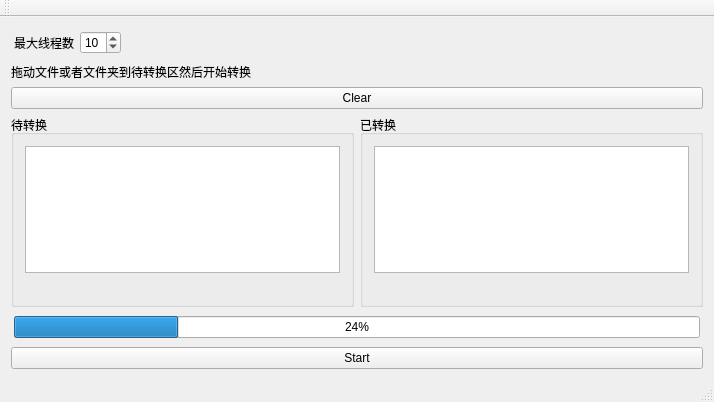
<?xml version="1.0" encoding="UTF-8"?>
<ui version="4.0">
 <class>MainWindow</class>
 <widget class="QMainWindow" name="MainWindow">
  <property name="geometry">
   <rect>
    <x>0</x>
    <y>0</y>
    <width>714</width>
    <height>402</height>
   </rect>
  </property>
  <property name="acceptDrops">
   <bool>false</bool>
  </property>
  <property name="windowTitle">
   <string>QPngWarningRemover</string>
  </property>
  <widget class="QWidget" name="centralWidget">
   <layout class="QVBoxLayout" name="verticalLayout_3">
    <item>
     <layout class="QHBoxLayout" name="horizontalLayout_2">
      <property name="leftMargin">
       <number>3</number>
      </property>
      <property name="topMargin">
       <number>3</number>
      </property>
      <property name="rightMargin">
       <number>3</number>
      </property>
      <property name="bottomMargin">
       <number>3</number>
      </property>
      <item>
       <widget class="QLabel" name="label_2">
        <property name="text">
         <string>最大线程数</string>
        </property>
       </widget>
      </item>
      <item>
       <widget class="QSpinBox" name="spinBox_max_thread">
        <property name="minimum">
         <number>1</number>
        </property>
        <property name="value">
         <number>10</number>
        </property>
       </widget>
      </item>
      <item>
       <spacer name="horizontalSpacer">
        <property name="orientation">
         <enum>Qt::Horizontal</enum>
        </property>
        <property name="sizeHint" stdset="0">
         <size>
          <width>40</width>
          <height>20</height>
         </size>
        </property>
       </spacer>
      </item>
     </layout>
    </item>
    <item>
     <widget class="QLabel" name="label">
      <property name="text">
       <string>拖动文件或者文件夹到待转换区然后开始转换</string>
      </property>
     </widget>
    </item>
    <item>
     <widget class="QPushButton" name="pushButton_clear">
      <property name="text">
       <string>Clear</string>
      </property>
     </widget>
    </item>
    <item>
     <layout class="QHBoxLayout" name="horizontalLayout">
      <item>
       <widget class="QGroupBox" name="groupBox_wait">
        <property name="acceptDrops">
         <bool>true</bool>
        </property>
        <property name="title">
         <string>待转换</string>
        </property>
        <layout class="QVBoxLayout" name="verticalLayout">
         <item>
          <widget class="QListWidget" name="listWidget_wait">
           <property name="wordWrap">
            <bool>true</bool>
           </property>
          </widget>
         </item>
         <item>
          <widget class="QLabel" name="label_wait_count">
           <property name="text">
            <string/>
           </property>
          </widget>
         </item>
        </layout>
       </widget>
      </item>
      <item>
       <widget class="QGroupBox" name="groupBox_2">
        <property name="title">
         <string>已转换</string>
        </property>
        <layout class="QVBoxLayout" name="verticalLayout_2">
         <item>
          <widget class="QListWidget" name="listWidget_done">
           <property name="wordWrap">
            <bool>true</bool>
           </property>
          </widget>
         </item>
         <item>
          <widget class="QLabel" name="label_done_count">
           <property name="text">
            <string/>
           </property>
          </widget>
         </item>
        </layout>
       </widget>
      </item>
     </layout>
    </item>
    <item>
     <layout class="QHBoxLayout" name="horizontalLayout_3">
      <property name="leftMargin">
       <number>3</number>
      </property>
      <property name="topMargin">
       <number>3</number>
      </property>
      <property name="rightMargin">
       <number>3</number>
      </property>
      <property name="bottomMargin">
       <number>3</number>
      </property>
      <item>
       <widget class="QProgressBar" name="progressBar">
        <property name="value">
         <number>24</number>
        </property>
       </widget>
      </item>
      <item>
       <spacer name="horizontalSpacer_2">
        <property name="orientation">
         <enum>Qt::Horizontal</enum>
        </property>
        <property name="sizeType">
         <enum>QSizePolicy::Preferred</enum>
        </property>
        <property name="sizeHint" stdset="0">
         <size>
          <width>0</width>
          <height>20</height>
         </size>
        </property>
       </spacer>
      </item>
     </layout>
    </item>
    <item>
     <widget class="QPushButton" name="pushButton_start">
      <property name="text">
       <string>Start</string>
      </property>
     </widget>
    </item>
   </layout>
  </widget>
  <widget class="QMenuBar" name="menuBar">
   <property name="geometry">
    <rect>
     <x>0</x>
     <y>0</y>
     <width>714</width>
     <height>23</height>
    </rect>
   </property>
  </widget>
  <widget class="QToolBar" name="mainToolBar">
   <attribute name="toolBarArea">
    <enum>TopToolBarArea</enum>
   </attribute>
   <attribute name="toolBarBreak">
    <bool>false</bool>
   </attribute>
  </widget>
  <widget class="QStatusBar" name="statusBar"/>
 </widget>
 <layoutdefault spacing="6" margin="11"/>
 <resources/>
 <connections/>
</ui>
